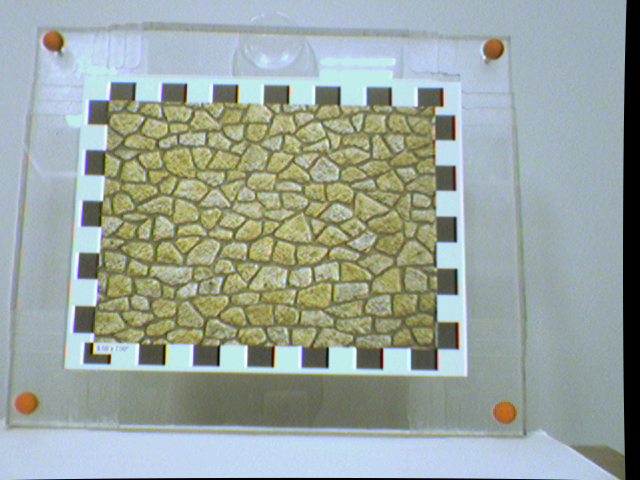
%> input picture matlab/LukasKanadeBitPlanes/test.png, 640 x 480 px
$ octave --eval "result = generateBitPlanes(imread('../LukasKanadeBitPlanes/test.png'));"   (GNU Octave 9; MATLAB toolbox functions it lacks are replaced by stand-ins)
%> lines starting %> are read from the running program, lines starting %| are printed output that depends on the picture
function [census_transformed_image] = generateBitPlanes(img_gray)

    %img_gray = imread('test_image2.jpg');

    %Extract the size
    [m, n, k] = size(img_gray);
%> m = 480; n = 640; k = 3

    %incase the image is not grayscale
    if k ~= 1
        img_gray = rgb2gray(img_gray);
    end

    %convert to double
    img_gray = im2double(img_gray);
%> img_gray: size 480x640 double

    %Create a 8 channel image of same image size
    census_transformed_image = zeros(m-2, n-2, 8);

    %Comparison for census transform
    %234%
    %1%5%
    %876%

    % for 1st channel
    A = img_gray(2:m-1,1:n-2);
    B = img_gray(2:m-1,2:n-1);
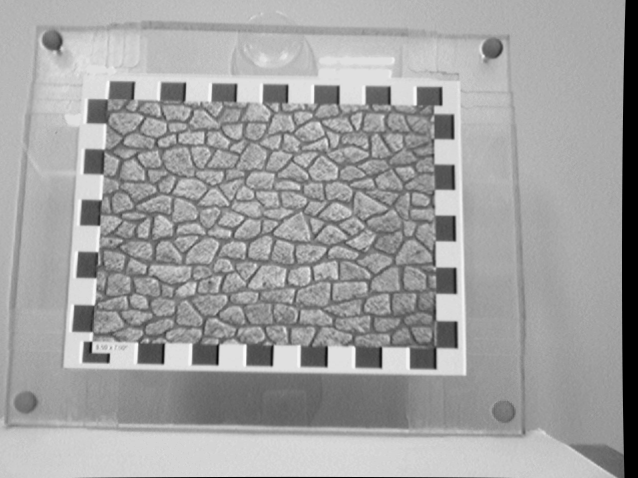
%> B: size 478x638 double; min 0, max 0.984, mean 0.633
    tmp = double((B - A) >= 0);
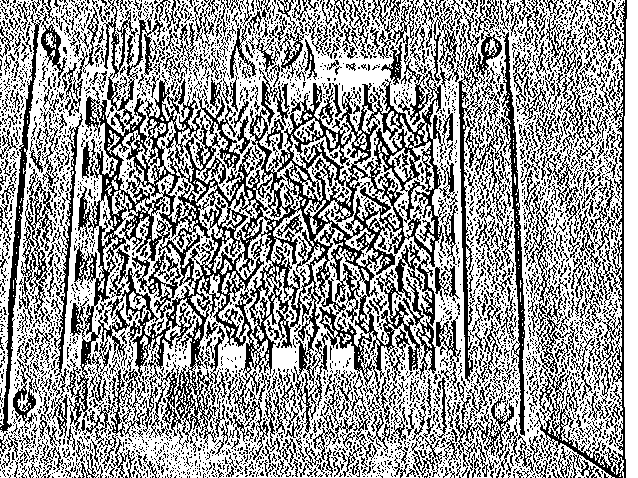
%> tmp: size 478x638 double; values 0 (black) and 1 (white), 60.5% white; black in thin lines or dots
    census_transformed_image(:,:,1) = tmp;

    % for 2nd channel
    A = img_gray(1:m-2,1:n-2);
    B = img_gray(2:m-1,2:n-1);
    tmp = double((B - A) >= 0);
%> tmp: size 478x638 double; values 0 (black) and 1 (white), 57.7% white; black in thin lines or dots
    census_transformed_image(:,:,2) = tmp;

    % for 3rd channel
    A = img_gray(1:m-2,2:n-1);
    B = img_gray(2:m-1,2:n-1);
    tmp = double((B - A) >= 0);
%> tmp: size 478x638 double; values 0 (black) and 1 (white), 59.7% white; black in thin lines or dots
    census_transformed_image(:,:,3) = tmp;

    % for 4th channel
    A = img_gray(1:m-2,3:n);
    B = img_gray(2:m-1,2:n-1);
    tmp = double((B - A) >= 0);
%> tmp: size 478x638 double; values 0 (black) and 1 (white), 57.5% white; black in thin lines or dots
    census_transformed_image(:,:,4) = tmp;

    % for 5th channel
    A = img_gray(2:m-1,3:n);
    B = img_gray(2:m-1,2:n-1);
    tmp = double((B - A) >= 0);
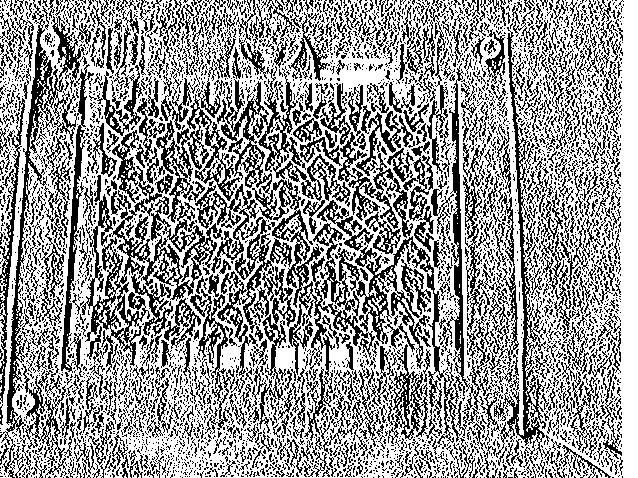
%> tmp: size 478x638 double; values 0 (black) and 1 (white), 60.4% white; black in thin lines or dots
    census_transformed_image(:,:,5) = tmp;

    % for 6th channel
    A = img_gray(3:m,3:n);
    B = img_gray(2:m-1,2:n-1);
    tmp = double((B - A) >= 0);
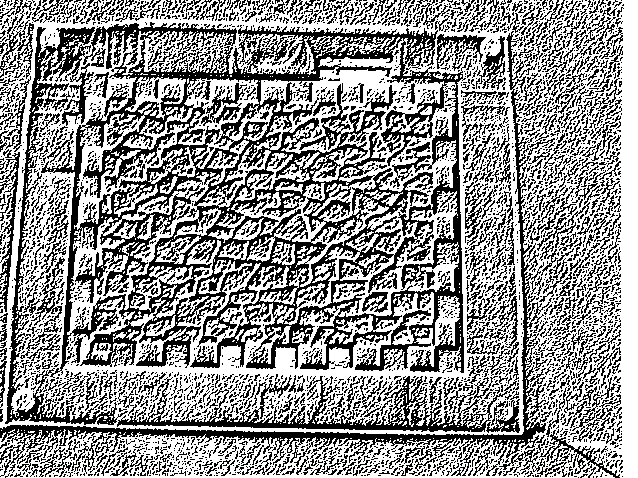
%> tmp: size 478x638 double; values 0 (black) and 1 (white), 57.6% white; black in thin lines or dots
    census_transformed_image(:,:,6) = tmp;

    % for 7th channel
    A = img_gray(3:m,2:n-1);
    B = img_gray(2:m-1,2:n-1);
    tmp = double((B - A) >= 0);
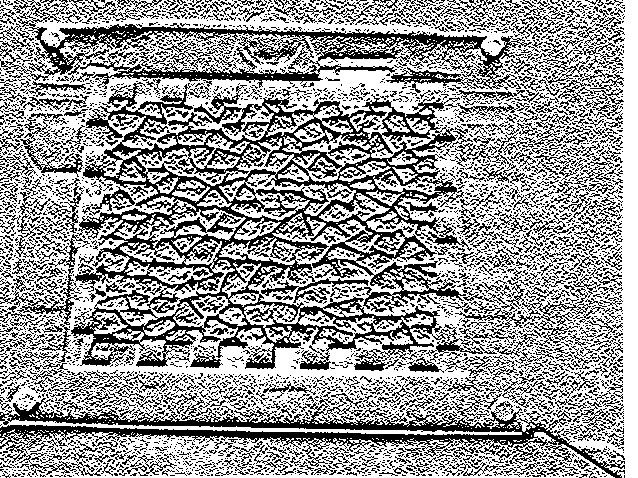
%> tmp: size 478x638 double; values 0 (black) and 1 (white), 60.3% white; black in thin lines or dots
    census_transformed_image(:,:,7) = tmp;

    % for 8th channel
    A = img_gray(3:m,1:n-2);
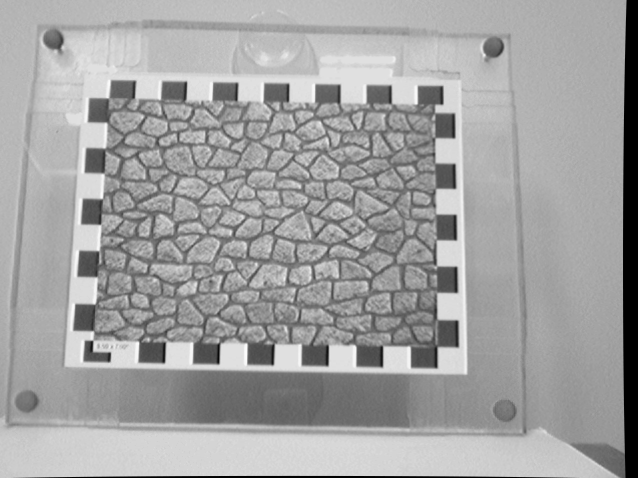
%> A: size 478x638 double; min 0, max 0.984, mean 0.632; mean of the top-left, top-right, bottom-left and bottom-right quarters 0.673, 0.638, 0.627, 0.592
    B = img_gray(2:m-1,2:n-1);
    tmp = double((B - A) >= 0);
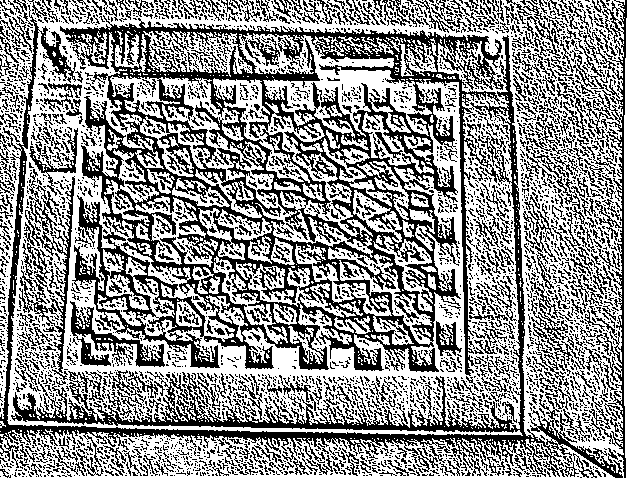
%> tmp: size 478x638 double; values 0 (black) and 1 (white), 57.8% white; black in thin lines or dots
    census_transformed_image(:,:,8) = tmp;
end
